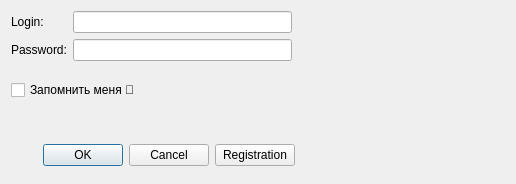
<?xml version="1.0" encoding="UTF-8"?>
<ui version="4.0">
 <class>LoginForm</class>
 <widget class="QWidget" name="LoginForm">
  <property name="geometry">
   <rect>
    <x>0</x>
    <y>0</y>
    <width>516</width>
    <height>184</height>
   </rect>
  </property>
  <property name="windowTitle">
   <string>Form</string>
  </property>
  <widget class="QCheckBox" name="rememberMeCheckBox">
   <property name="geometry">
    <rect>
     <x>11</x>
     <y>78</y>
     <width>169</width>
     <height>24</height>
    </rect>
   </property>
   <property name="text">
    <string>Запомнить меня 💜</string>
   </property>
   <property name="checked">
    <bool>false</bool>
   </property>
  </widget>
  <widget class="QWidget" name="layoutWidget">
   <property name="geometry">
    <rect>
     <x>11</x>
     <y>11</y>
     <width>281</width>
     <height>60</height>
    </rect>
   </property>
   <layout class="QFormLayout" name="formLayout">
    <property name="verticalSpacing">
     <number>6</number>
    </property>
    <item row="0" column="0">
     <widget class="QLabel" name="label">
      <property name="text">
       <string>Login:</string>
      </property>
     </widget>
    </item>
    <item row="1" column="0">
     <widget class="QLabel" name="label_2">
      <property name="text">
       <string>Password:</string>
      </property>
     </widget>
    </item>
    <item row="0" column="1">
     <widget class="QLineEdit" name="loginEdit">
      <property name="text">
       <string/>
      </property>
     </widget>
    </item>
    <item row="1" column="1">
     <widget class="QLineEdit" name="passwordEdit">
      <property name="text">
       <string/>
      </property>
      <property name="echoMode">
       <enum>QLineEdit::EchoMode::Password</enum>
      </property>
     </widget>
    </item>
   </layout>
  </widget>
  <widget class="QWidget" name="layoutWidget">
   <property name="geometry">
    <rect>
     <x>0</x>
     <y>140</y>
     <width>295</width>
     <height>31</height>
    </rect>
   </property>
   <layout class="QHBoxLayout" name="horizontalLayout" stretch="1,0">
    <item>
     <widget class="QDialogButtonBox" name="buttonBox">
      <property name="standardButtons">
       <set>QDialogButtonBox::StandardButton::Cancel|QDialogButtonBox::StandardButton::Ok</set>
      </property>
     </widget>
    </item>
    <item>
     <widget class="QPushButton" name="registrationPushButton">
      <property name="text">
       <string>Registration</string>
      </property>
     </widget>
    </item>
   </layout>
  </widget>
 </widget>
 <resources/>
 <connections/>
</ui>
